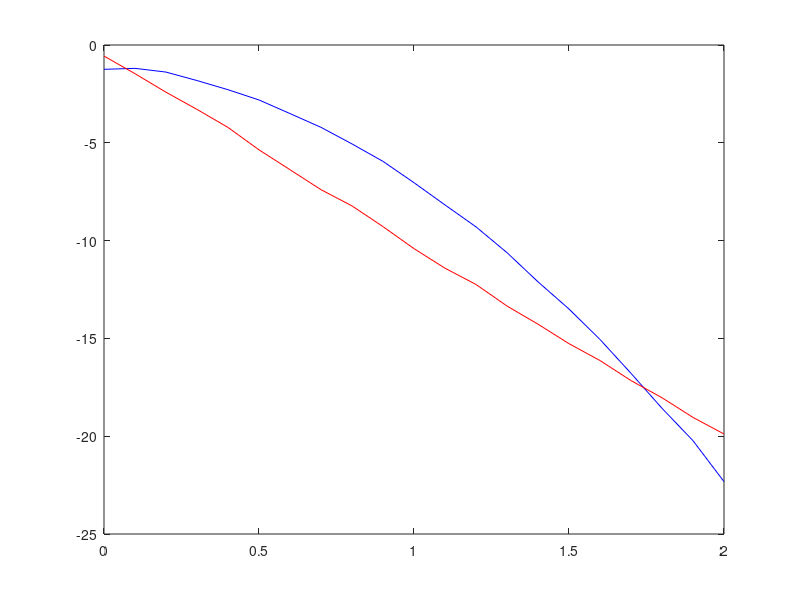
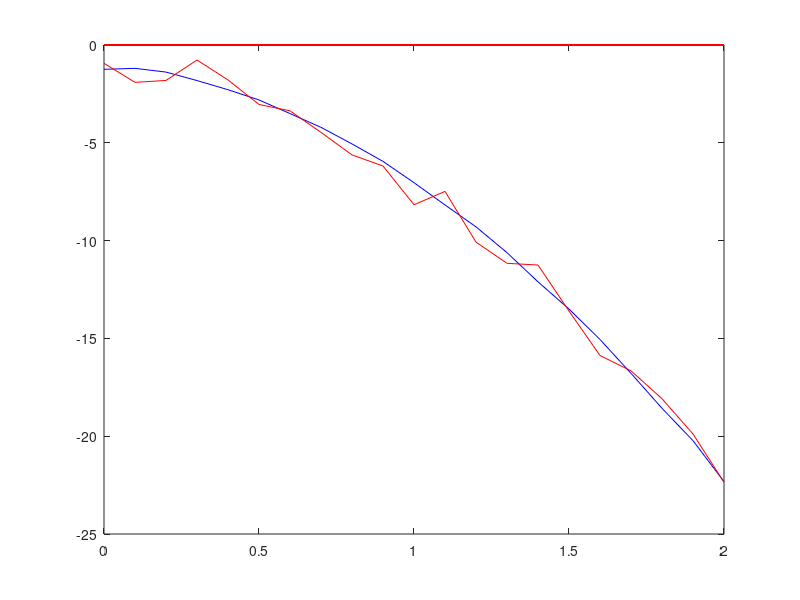
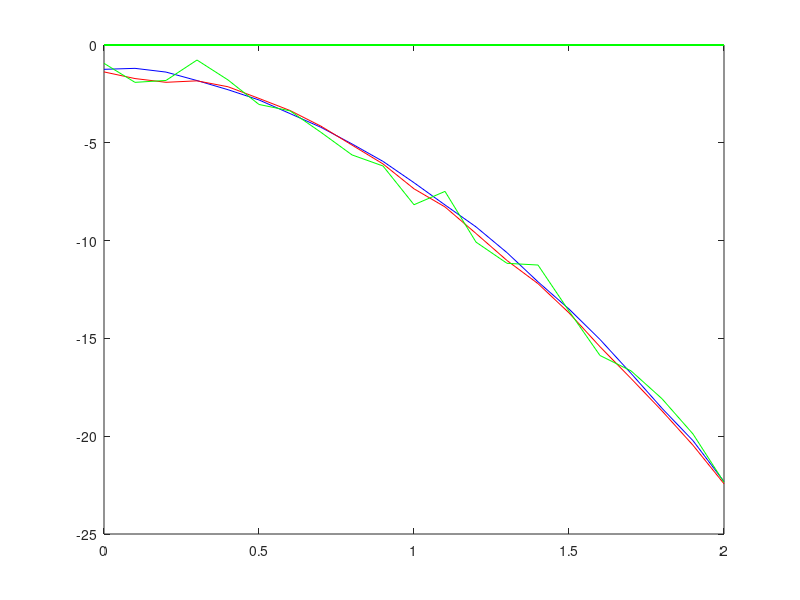
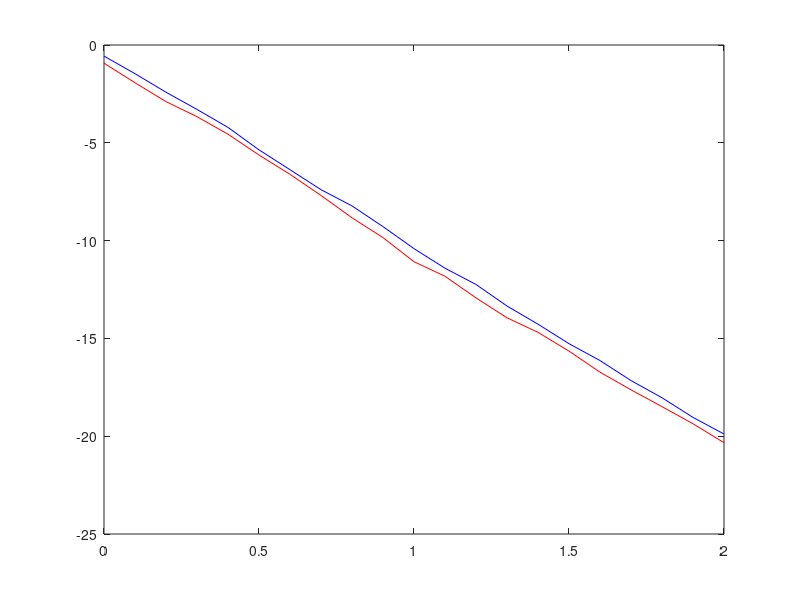

These figures' MATLAB source, in order:
g = 9.8;
Ac = [0 1; 0 0];
cc = [0; -g];

%Create discrete-time dynamics model
dt = 0.1;
M = expm([Ac cc; 0 0 0]*dt);
A = M(1:2,1:2);
c = M(1:2,3);

%Noise covariances
V = diag([0.01; 0.01]);
W = 1.0;

%Initial conditions
x0 = randn(2,1);

%Simulate
Tfinal = 2.0;
Nt = 21;
xtraj = zeros(2,Nt);
xtraj(:,1) = x0;
for k = 1:(Nt-1)
    xtraj(:,k+1) = A*xtraj(:,k) + c + sqrt(V)*randn(2,1);
end

figure()
times = linspace(0,Tfinal,Nt);
plot(times, xtraj(1,:), color='b')
hold on
plot(times, xtraj(2,:), color='r')

%Generate noisy measurements
ytraj = zeros(Nt);
for k = 1:Nt
    ytraj(k) = xtraj(1,k) + sqrt(W)*randn();
end

figure()
plot(times, xtraj(1,:), color='b')
hold on
plot(times, ytraj, color='r')

%Define the measurement model
C = [1.0 0];

%Filter Initialization
xfilt = zeros(2,Nt);
xfilt(:,1) = xtraj(:,1) + randn(2,1);

P = zeros(2,2,Nt);
P(:,:,1) = 1.0*eye(2);

%Run filter on data
for k = 1:(Nt-1)
    %Prediction
    xpred = A*xfilt(:,k) + c;
    Ppred = A*P(:,:,k)*A' + V;

    %Innovation
    z = ytraj(k+1) - C*xpred;
    S = C*Ppred*C' + W;

    %Kalman gain
    L = Ppred*C'/S;

    %Update
    xfilt(:,k+1) = xpred + L*z;
    P(:,:,k+1) = (eye(2)-L*C)*Ppred*(eye(2)-L*C)' + L*W*L';
end

%Plot the estimate vs. the ground truth
figure()
plot(times, xtraj(1,:), color='b')
hold on
plot(times, xfilt(1,:), color='r')
plot(times, ytraj, color='g')

figure()
plot(times, xtraj(2,:), color='b')
hold on
plot(times, xfilt(2,:), color='r')

%Plot covariance components
figure()
plot(times, squeeze(P(1,1,:)), color='b')
hold on
plot(times, squeeze(P(2,2,:)), color='r')
